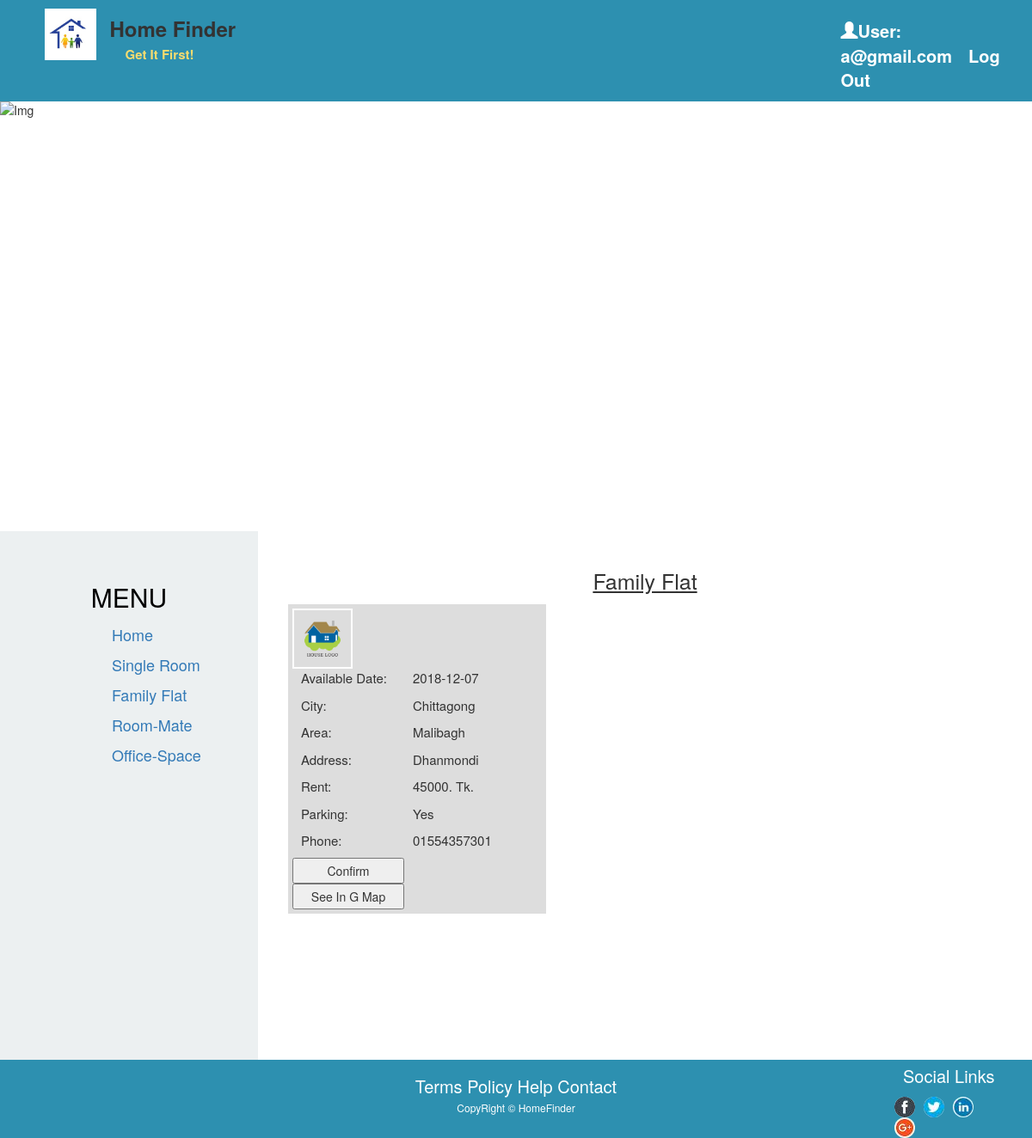
The app's page /ff.php (signed in) with its own data.
### tables this page shows
CREATE TABLE `advertise` (
  `adv_id` int(11) NOT NULL,
  `adv_giver_email` varchar(20) DEFAULT NULL,
  `adv_giver_phone` varchar(11) DEFAULT NULL,
  `avail_date` varchar(12) DEFAULT NULL,
  `city` varchar(20) DEFAULT NULL,
  `area` varchar(20) DEFAULT NULL,
  `address` varchar(20) DEFAULT NULL,
  `type` varchar(20) DEFAULT NULL,
  `car_parking` varchar(4) DEFAULT NULL,
  `rent` varchar(6) DEFAULT NULL,
  `avail` varchar(4) DEFAULT NULL
);

### ff.php (the view, shortened to what this page needs)
<!DOCTYPE html>
<?php
if (!isset($_SESSION['email'])) {
echo "<script>window.location.assign('index.php')</script>";
}
else{
?>
<html>
  <head>
    <link href="css/style.css" rel="stylesheet" type="text/css">
    <link rel="stylesheet" type="text/css" href="css/bootstrap-theme.min.css">
    <link rel="stylesheet" type="text/css" href="css/bootstrap.css">
    <link rel="stylesheet" type="text/css" href="css/bootstrap.min.css">
    <link rel="stylesheet" type="text/css" href="css/main.css">
    <link rel="stylesheet" type="text/css" href="css/normalize.css">
    <link rel="stylesheet" href="font-awesome-4.5.0/css/font-awesome.css">
    <link rel="stylesheet" href="https://maxcdn.bootstrapcdn.com/bootstrap/3.3.7/css/bootstrap.min.css">
  </head>
  <body>
    <div class="Topbar_wrapper container-fluid">
      <div class="logo col-sm-1 ">
        <a href="#"> <img src="img/Logo.jpg"></a>
      </div>
      <div class="header col-sm-4">
        <h3>Home Finder<br>
        <span class="GIT">Get It First!</span></h3>
      </div>
      <div class="header2 col-sm-3" name="after" ">
        <p><a href="cart.php"><span class="glyphicon glyphicon-user"> </span>User: <?php echo $_SESSION['email']?></a> <a href="logout.php">Log Out</a></p>
      </div>
    </div>
    <div class="slider">
      <img src="img/Slider1.jpg" alt="Img"  class="img-responsive">
    </div>
    <div class="sidber col-sm-3">
      <h2>MENU</h2>
      <ul>
        <li><a href="index_1.php">Home</a></li>
        <li><a href="sr.php">Single Room</a></li>
        <li><a href="ff.php">Family Flat</a></li>
        <li><a href="rm.php">Room-Mate</a></li>
        <li><a href="os.php">Office-Space</a></li>
      </ul>
    </div>
    <div class="main col-sm-9" style="overflow:auto;">
      <div class="SYA">
        <p>
          <u>Family Flat</u>
        </p>
      </div>
      <?php
          try{
        $conn = new PDO("mysql:host=localhost;dbname=hf", "root", "");
      $conn->setAttribute(PDO::ATTR_ERRMODE, PDO::ERRMODE_EXCEPTION);
                  $stmt="select * from advertise where type='Family Flat' AND avail='Yes';";
            $pdostmt= $conn->query($stmt);
                  $table=$pdostmt->fetchAll(PDO::FETCH_NUM);
                  foreach($table as $row){
                echo " <div class='profile'>";
        echo "<div class='Propic'>";
          echo      "<img src='img/vector_building_house_logo_inspiration.png' class='img-responsive'>";
        echo "</div>";
        echo "<div class='Prodetalis'>";
          echo    "<table>";
            echo        "<tr>";
              echo             "<td><p> Available Date:</p></td>";
              echo             "<td> <p>".$row[3]."</p></td>";
            echo        "</tr>";
            echo        "<tr>";
              echo             "<td><p> City:</p></td>";
              echo             "<td> <p>".$row[4]."</p></td>";
            echo        "</tr>";
            echo        "<tr>";
              echo             "<td><p>Area:</p></td>";
              echo            "<td><p>".$row[5]."</p></td>";
            echo       "</tr>";
            echo        "<tr>";
              echo            "<td><p>Address:</p></td>";
              echo           "<td><p>".$row[6]."</p></td>";
            echo        "</tr>";
            echo        "<tr>";
              echo           "<td><p>Rent:</p></td>";
              echo            "<td><p>".$row[9].". Tk.</p></td>";
            echo        "</tr>";
            echo        "<tr>";
              echo           "<td><p>Parking:</p></td>";
              echo            "<td><p>".$row[8]."</p></td>";
            echo        "</tr>";
            echo        "<tr>";
              echo            "<td><p>Phone:</p></td>";
              echo            "<td><p>".$row[2]."</p></td>";
            echo        "</tr>";
            echo "<tr><td><form method=post action=post_cart.php>";
                        echo "<input type=submit value=Confirm class=con>";
                    echo "</form></td></tr>";
                    echo        "<tr>";
              echo            "<td><button class=con>See In G Map</button></td>";
            echo        "</tr>";
          echo   "</table>";
        echo "</div>";
      echo"</div>";
                  }
      }
      catch (PDOException $ex) {
      echo "<tr><td colspan='5' style='text-align:center'>No Data Exists</td></tr>";
      }
      ?>
    </div>
    <div class="footer col-sm-12 ">
      <div class="col-sm-2">
      </div>
      <div class="sec-1 col-sm-8">
        <h2>Terms Policy Help Contact <br>
        <span class="CCC">CopyRight &copy; <a href="#">HomeFinder</a></span></h2>
      </div>
      <div class="sec-2 col-sm-2">
        <p>Social Links</p>
        <div class="Social">
          <ul>
            <li><a href="#"><img src="img/facebook.png" class="img-circle img-responsive"> </a></li>
            <li><a href="#"><img src="img/twitter.png" class="img-circle img-responsive"> </a></li>
            <li><a href="#"><img src="img/linkin.png" class="img-circle img-responsive"> </a></li>
            <li><a href="#"><img src="img/googleplus.png" class="img-circle img-responsive"> </a></li>
          </ul>
        </div>
      </div>
    </div>
  </body>
</html>
<?php
}
?>

### css/style.css (style rules this page uses)
.container-fluid { background-color: #2D90B0; }
.logo { margin-top: 10px; }
.logo img { margin-left: 22px; height:60px; width:60px; }
.header { margin-top: 0px; }
.header h3 { font-weight: bold; }
.GIT { font-size: 15px; color: #F7DC6F; padding-left: 18px; }
.header2 p { margin-top: 22px; margin-left: 70px; }
.header2 p a { text-decoration: none; color: #fff; font-size: 20px; font-weight: bold; margin-right: 15px; }
.slider { margin: 0px; padding: 0px; }
.slider img { width:100%; height: 500px; }
.sidber { background: #ECF0F1; height:615px; }
.sidber h2 { font-weight: 12px; color:#000; text-align: center; padding-top: 40px; }
.sidber ul li { list-style: none; font-size: 18px; margin-left: 75px; line-height: 35px; }
.sidber ul li a { text-decoration: none; }
.footer { background: #2D90B0; }
.sec-1 { text-align: center; }
.sec-1 h2 { font-size: 20px; color: #fff; }
.CCC { font-size: 12px; }
.CCC a { text-decoration: none; color: #fff; }
.sec-2 p { padding-left: 45px; font-size: 20px; padding-top: 5px; color: #fff; }
.sec-2 ul li { list-style: none; float: left; margin-right: 10px; padding-top: 0px; }
.Social ul { background: black; margin-left: 35px; padding:0px; }
.Social ul li { list-style: none; float: left; margin-right: 10px; padding-top: 0px; }
.SYA { margin-top: 40px; }
.SYA p { text-align: center; font-size: 25px; }
.profile { background: #ddd; margin:10px 550px 5px 20px; padding:5px; }
.Propic img { float:left; height: 70px; width: 70px; border:2px solid #fff; }
.Prodetalis p { padding-left: 10px; font-size: 15px; }
.con { height: 30px; width: 130px; }

### css/main.css (style rules this page uses)
html { color: #222; font-size: 1em; line-height: 1.4; }
audio, canvas, iframe, img, svg, video { vertical-align: middle; }

### records on screen
advertise: avail_date "2018-12-07", city "Chittagong", area "Malibagh", address "Dhanmondi", rent "45000", car_parking "Yes", adv_giver_phone "01554357301"

### other values on screen
$_SESSION['email'] "a@gmail.com"
